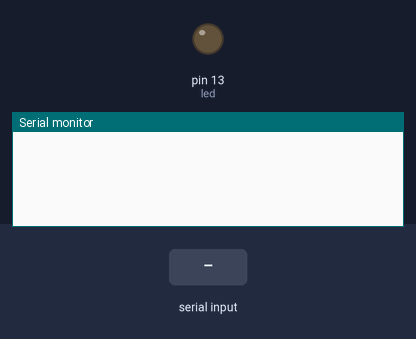
Bench run of a sketch on a simulated Arduino Uno, built with avr-gcc and run on an emulated ATmega328P. Shown: output pins drawn as LEDs (lit = HIGH), the last lines printed to the serial monitor. The test bench sets the inputs (shaded band).

Above: at 1.2 s.
1.3 s: "90,45\n" received over Serial
At 3.4 s:
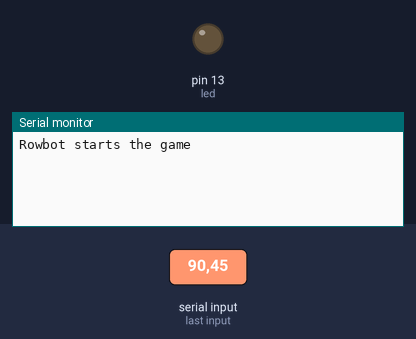
3.8 s: "1\n" received over Serial
At 4.5 s:
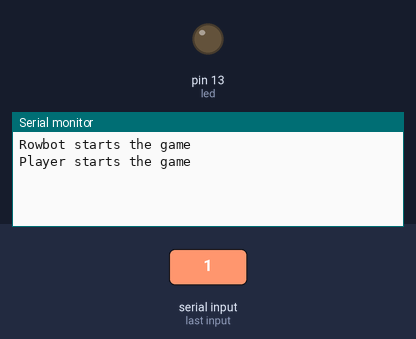
5.3 s: "2\n" received over Serial
At 6.1 s:
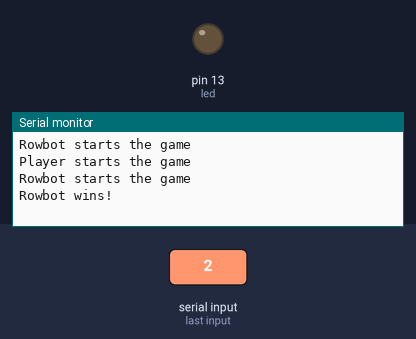

The sketch:

SerialConnectionRx.ino
```cpp
int val = 0;
const int led = 13;
int incoming = 0;

void setup()
{
  Serial.begin(9600);
  pinMode(led, OUTPUT);
}

void loop()
{
  incoming = Serial.available();
  while (incoming == 0)                 //Keep checking until there is something available
  {
    incoming = Serial.available();
  }

  val = Serial.parseInt();             //Reads integers as integer rather than ASCI. Anything else returns 0

  switch (val){
    case 0:
      Serial.println("Rowbot starts the game");
      break;

     case 1:
      Serial.println("Player starts the game");
      break;

     case 2:
      Serial.println("Rowbot wins!");
      break;

     case 3:
      Serial.println("Player wins!");
      break;

     case 4:
      Serial.println("It's a draw.");
      break;
  }
}
```

Measured:
- after the input at 1.3 s, the serial monitor: prints a new line after 1.0 s (image 1)
- after the input at 3.8 s, the serial monitor: prints a new line at once (image 2)
- after the input at 5.3 s, the serial monitor: prints a new line at once (image 3)
